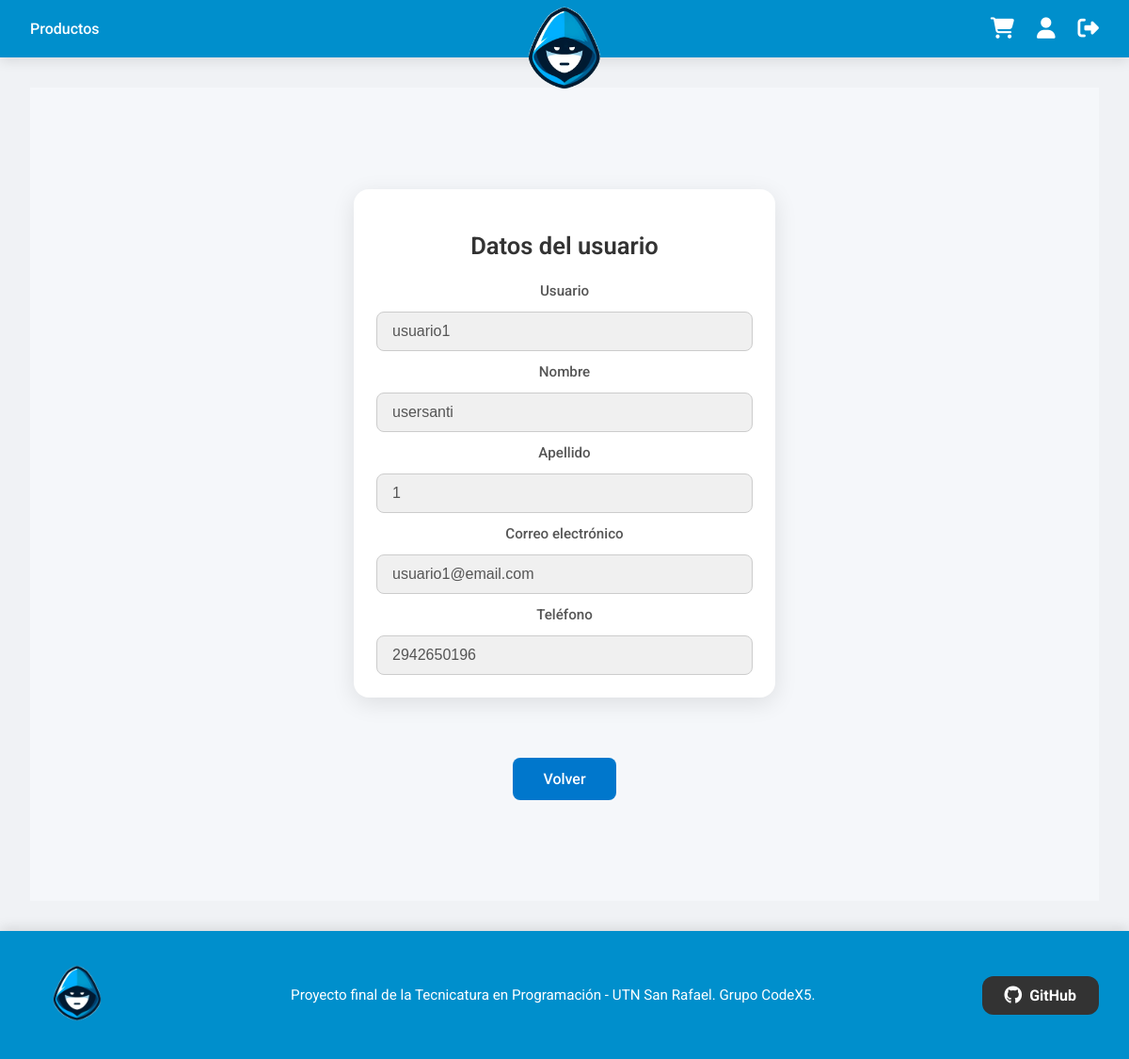
/mi_cuenta/datos/ (signed in), run on an earlier commit of the app's database.
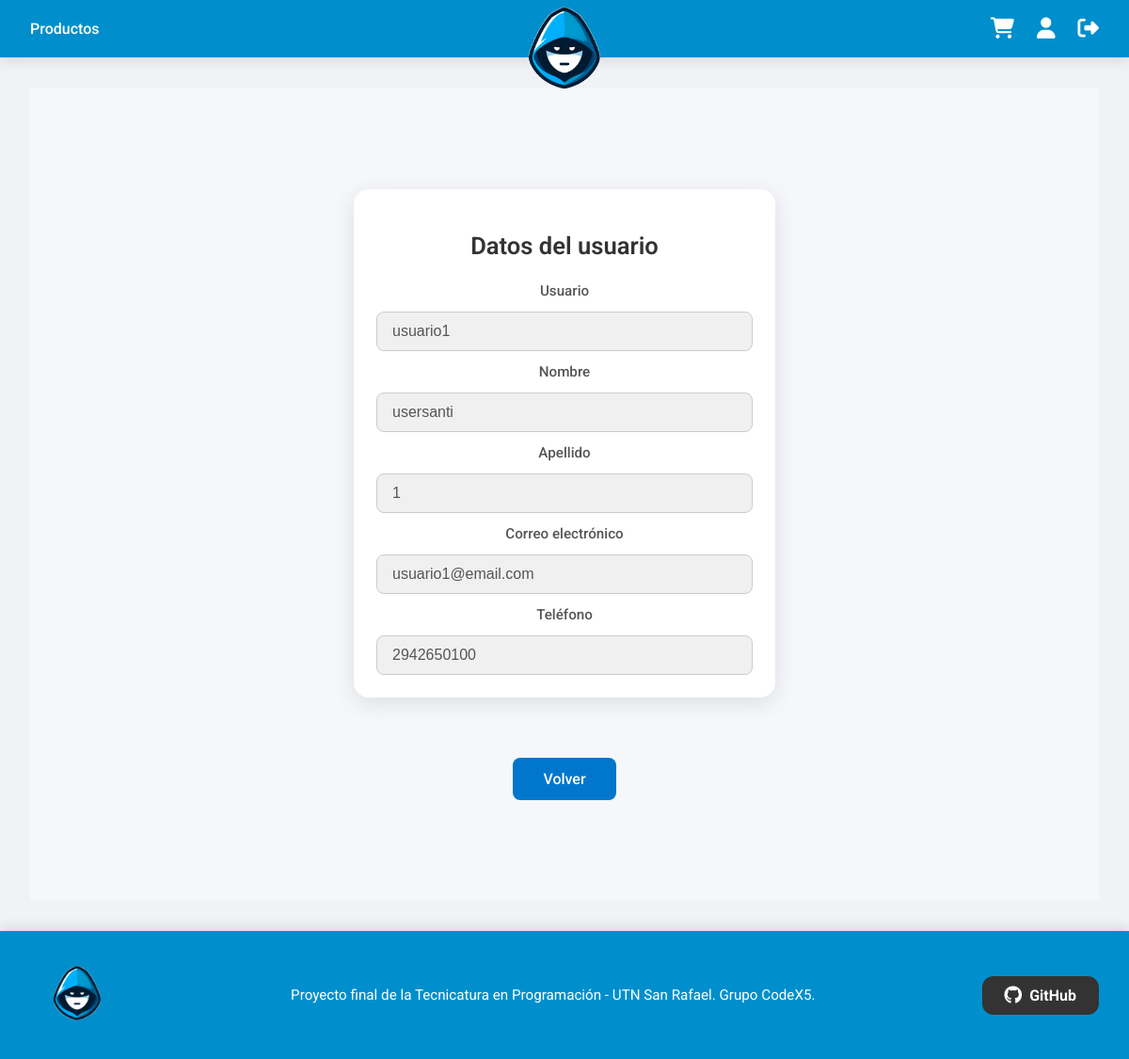
And on a later commit of the database.
### productos/models.py (models this page shows, shortened)
class Usuario(AbstractUser):
    telefono = models.CharField(max_length=20, blank=True, null=True)
    groups = models.ManyToManyField(
        'auth.Group',
        related_name='productos_usuario_set',
        blank=True,
        help_text='The groups this user belongs to.',
        verbose_name='groups'
    )
    user_permissions = models.ManyToManyField(
        'auth.Permission',
        related_name='productos_usuario_set',
        blank=True,
        help_text='Specific permissions for this user.',
        verbose_name='user permissions'
    )
    class Meta:
        db_table = 'datos_usuarios'
        verbose_name = "Usuario (persona que usa el sistema)"
        verbose_name_plural = "Usuarios (personas que usan el sistema)"

### productos/views.py (the view)
# urls.py: path('mi_cuenta/datos/', views.ver_datos_usuario, name='ver_datos_usuario'),
@login_required
def ver_datos_usuario(request):
    return render(request, 'productos/ver_datos_usuario.html', {'user': request.user})

### productos/templates/productos/ver_datos_usuario.html
{% extends 'productos/base.html' %}
{% load static %}
{% block head %}
<link rel="stylesheet" href="{% static 'css/ver_datos_usuario.css' %}">
{% endblock %}
{% block content %}
<div class="editar-container">
    <div class="cards-wrapper">
        <div class="editar-card card-pequena">
            <h2 class="editar-title">Datos del usuario</h2>
            <div class="editar-form">
                <div class="form-group">
                    <label>Usuario</label>
                    <input type="text" value="{{ user.username }}" readonly>
                    <label>Nombre</label>
                    <input type="text" value="{{ user.first_name }}" readonly>
                    <label>Apellido</label>
                    <input type="text" value="{{ user.last_name }}" readonly>
                    <label>Correo electrónico</label>
                    <input type="email" value="{{ user.email }}" readonly>
                    <label>Teléfono</label>
                    <input type="text" value="{{ user.telefono }}" readonly>
                </div>
            </div>
        </div>
    </div>
    <div class="button-group">
        <a href="{% url 'mi_cuenta' %}" class="btn-cancel">Volver</a>
    </div>
</div>
{% endblock %}

What changed in the data, as far as the page shows it:
changed Usuario "usuario1": telefono "2942650196" → "2942650100"
